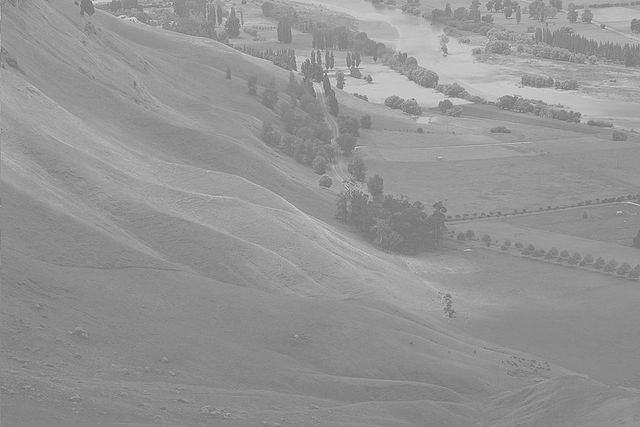
#> input picture image/2.jpg, 640 x 427 px, found by its file name
$ jupyter execute Untitled1.ipynb
#> lines starting #> are read from the running program, lines starting #| are printed output that depends on the picture
[cell 1]
import numpy as np
import matplotlib.pyplot as plt
import cv2 as cv

path = "/media/rifat/STUDY/4-1/LAB/Image_Processing/image/2.jpg"

#img = plt.imread(path)
#gray = cv.cvtColor(img,cv.COLOR_RGB2GRAY)
gray = cv.imread(path,0)
#> gray is the input picture: shape (427, 640); min 104, max 230, mean 148

hist = cv.calcHist([gray],[0],None,[256],[0,256])
#> hist = 256 values, max 10779 at index 137, min 0 at index 0, mean 1067.5
plt.plot(hist)
plt.show()
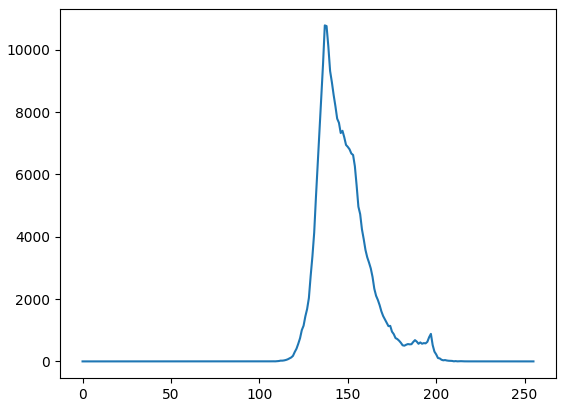
#> figure drawn by matplotlib, 1 panel; curve peaks at x = 137, y = 10779

th,binary = cv.threshold(gray,125,255,cv.THRESH_BINARY_INV)
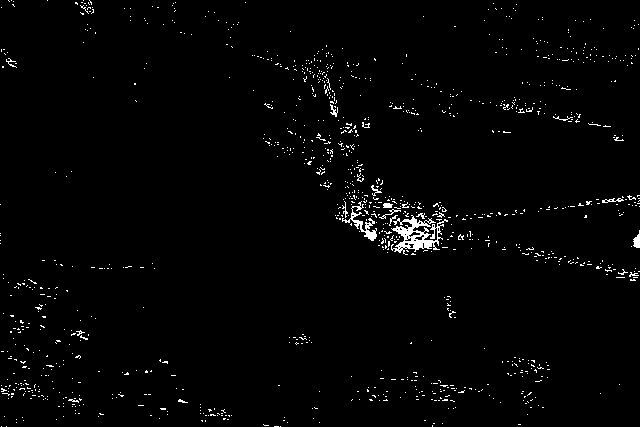
#> binary: shape (427, 640); 1.8% white in thin lines or dots

equ = cv.equalizeHist(gray)
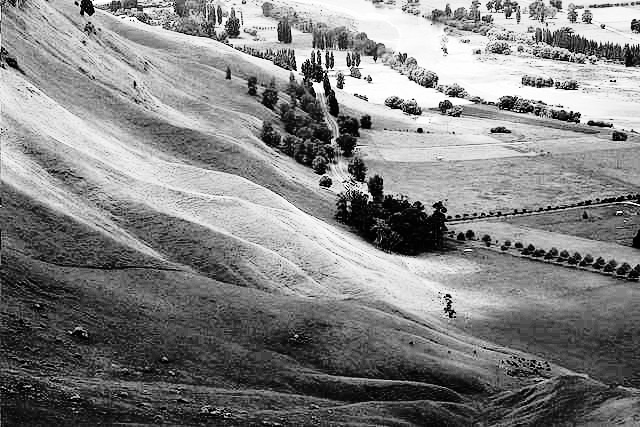
#> equ: shape (427, 640); min 0, max 255, mean 130.5


plt.figure(figsize = (10,10))
plt.subplot(1,2,1)
plt.imshow(gray,cmap = 'binary')
plt.title("Original")


plt.subplot(1,2,2)
plt.imshow(equ,cmap='gray')
plt.title("Equalized Image")

plt.show()
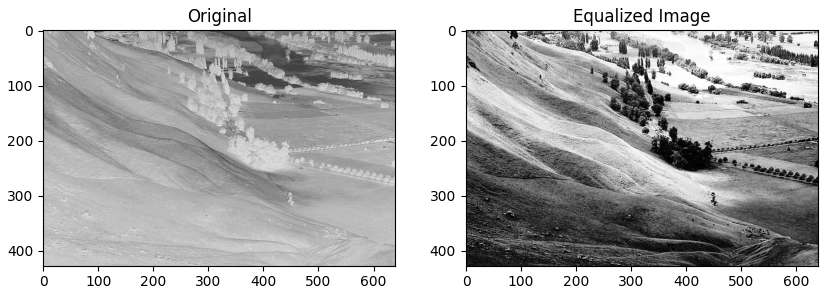
#> figure drawn by matplotlib, 2 panels

hist = cv.calcHist([equ],[0],None,[256],[0,256])
#> hist = 256 values, max 10779 at index 63, min 0 at index 5, mean 1067.5
plt.plot(hist)
plt.show()
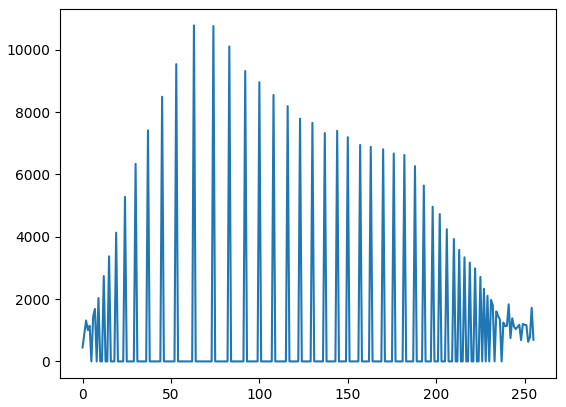
#> figure drawn by matplotlib, 1 panel; curve peaks at x = 63, y = 10779


plt.hist(equ.ravel(),256,(0,256))
plt.show()
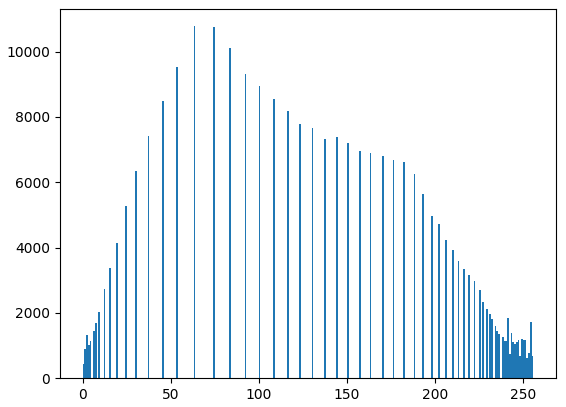
#> figure drawn by matplotlib, 1 panel; tallest bar 10779 high, from x = 63 to 64

[cell 2]
path = "/media/rifat/STUDY/4-1/LAB/Image_Processing/image/paddy.jpeg"

img = plt.imread(path)
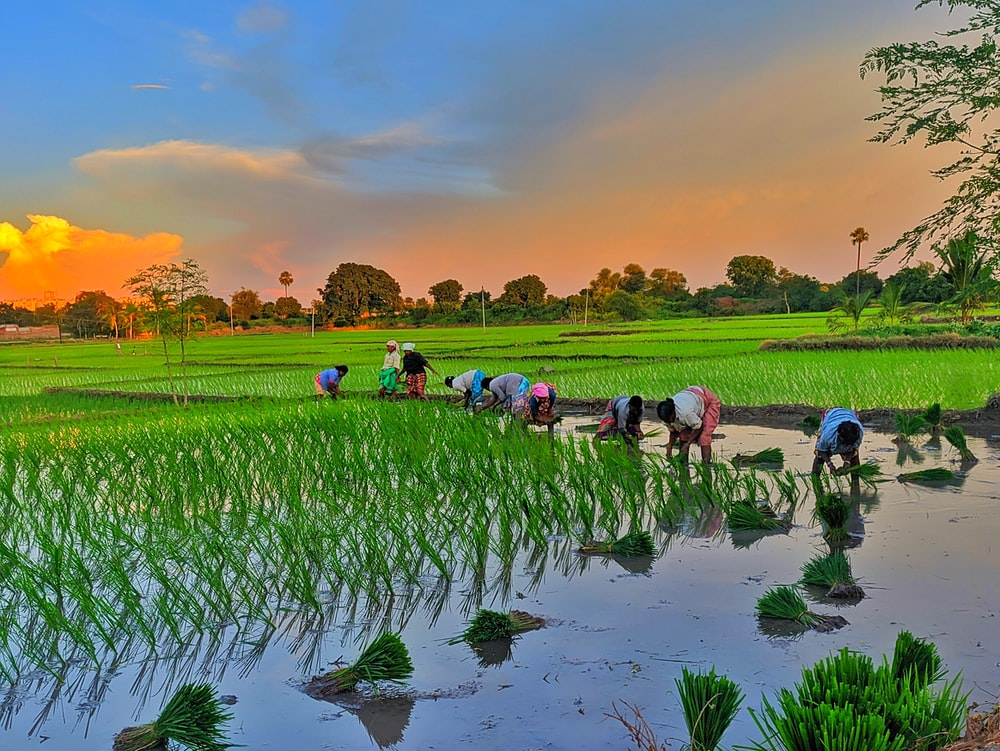
#> input picture image/paddy.jpeg, 1000 x 751 px, found by its file name
#> img is the input picture: shape (751, 1000, 3); mean R, G, B 112.2, 127, 101.8

color = ('b','g','r')

for i,col in enumerate(color):
    hist = cv.calcHist([img],[i],None,[256],[0,256])
    plt.plot(hist,color = col)
plt.show()
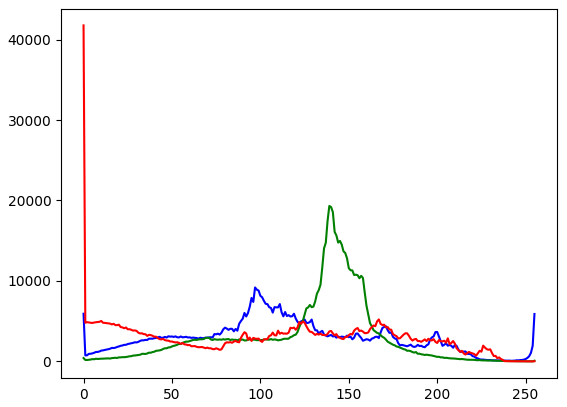
#> figure drawn by matplotlib, 1 panel; curve peaks at x = 97, y = 9189; curve peaks at x = 139, y = 19320; curve peaks at x = 0, y = 41761

[cell 3]
img11 = cv.medianBlur(gray,5)

plt.imshow(img11,cmap='gray')
plt.show()
